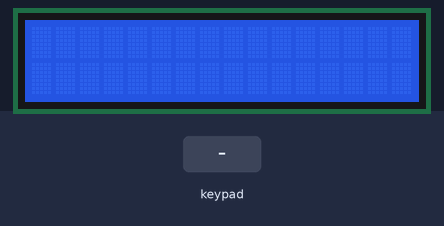
Simulated run of this program. Board: Arduino Uno, built with avr-gcc and run on an emulated ATmega328P. On the bench: 16×2 character LCD. The test bench sets the inputs (shaded band).

Above: at 1.2 s.
1.3 s: keypad keys 9 8 7 6 * pressed 0.4 s apart
At 3.5 s:
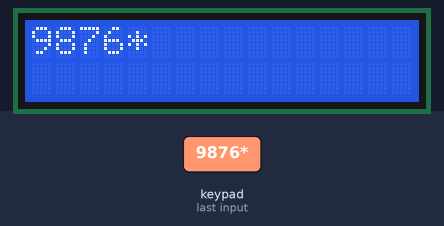
4.8 s: key '_' pressed
6.3 s: key '*' pressed
At 7.6 s:
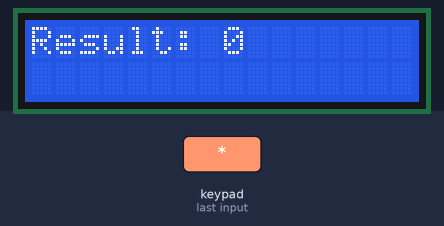
9.3 s: key '_' pressed
At 9.6 s:
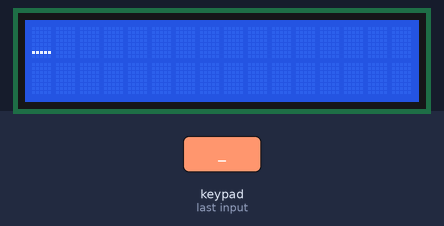
10.8 s: keypad keys 5 4 3 2 * pressed 0.4 s apart
At 13.0 s:
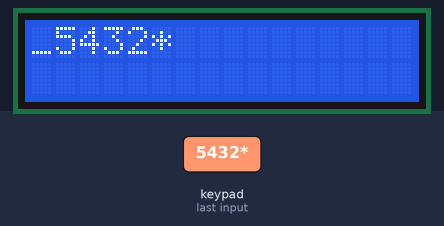
14.3 s: key '_' pressed
Timing chart, 0 to 16.8 s (numbered marks = the images above; inputs shaded):
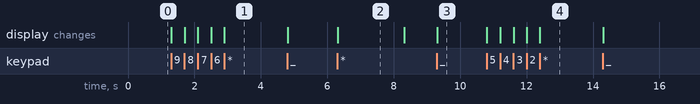

The program:

main.cpp
```cpp
#include <Arduino.h>
#include <LiquidCrystal_I2C.h>
#include <Keypad.h>

const byte ROWS = 4; // four rows
const byte COLS = 4; // four columns
// define the cymbols on the buttons of the keypads

// char op;
// last row does not work :p
char hexaKeys[ROWS][COLS] = {
    {'1', '2', '3', '_'},
    {'4', '5', '6', '_'},
    {'7', '8', '9', '_'},
    {'*', '0', '/', '_'}};
byte rowPins[ROWS] = {9, 8, 7, 6}; // connect to the row pinouts of the keypad
byte colPins[COLS] = {5, 4, 3, 2}; // connect to the column pinouts of the keypad

// initialize an instance of class NewKeypad
Keypad customKeypad = Keypad(makeKeymap(hexaKeys), rowPins, colPins, ROWS, COLS);
/*LCD connection (I2C)
VCC ->  5V
GND ->  GND
SDA ->  A4
SCL ->  A5
*/
LiquidCrystal_I2C lcd(0x27, 16, 2);

void setup()
{
  lcd.init();
  lcd.clear();
  lcd.setCursor(0, 0);
  lcd.backlight();
}

String buffer = "";
String n1 = "";
char op = 0;
bool isFirstInput = true;

void loop()
{
  char btn = customKeypad.getKey();
  if (!btn)
    return;

  if (btn == '*' || btn == '/')
  {
    if (buffer.length() == 0)
      return; // ignore operator with no number typed

    if (isFirstInput)
    {
      n1 = buffer;
      op = btn;
      isFirstInput = false;
      buffer = "";
      lcd.print(btn); // show the operator on screen
    }
    else
    {
      // second operator press acts as "equals"
      long num1 = n1.toInt();
      long num2 = buffer.toInt();

      lcd.clear();
      if (op == '/' && num2 == 0)
      {
        lcd.print("Error: Div by 0");
      }
      else
      {
        lcd.print("Result: ");
        lcd.print(op == '*' ? num1 * num2 : num1 / num2);
      }
      delay(2000);
      lcd.clear();

      buffer = "";
      isFirstInput = true;
    }
  }
  else
  {
    buffer += btn;
    lcd.print(btn);
  }
}
```

Measured:
- after the input at 1.3 s, the display: first changes at once (image 1 shows a later state)
- after the input at 6.3 s, the display: changes at once (image 2)
- after the input at 9.3 s, the display: changes at once (image 3)
- after the input at 10.8 s, the display: first changes at once (image 4 shows a later state)
- what the display in image 2 shows lasts 2.0 s, from 6.3 s to 8.3 s
